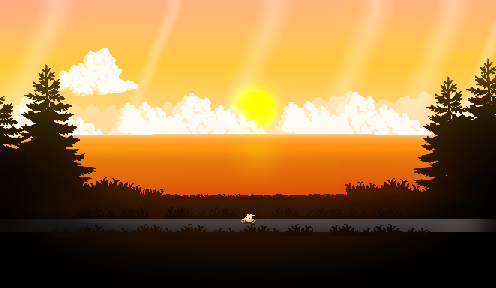

A 2D game scene composited from a Tiled map and its tileset images. What follows is a short description and the map's XML, with every tile layer's data as written:
An orthogonal 31x18 tile map with 16x16 px tiles, 3 tile layers (Back, Buildings, Front).

<map version="1.4" tiledversion="1.4.3" orientation="orthogonal" renderorder="right-down" width="31" height="18" tilewidth="16" tileheight="16" infinite="0" nextlayerid="7" nextobjectid="1">
 <tileset firstgid="1" name="z sunset reduced" tilewidth="16" tileheight="16" tilecount="612" columns="34">
  <image source="sunset reduced.png" width="550" height="288" />
  <tile id="67">
   <animation>
    <frame tileid="67" duration="200" />
    <frame tileid="101" duration="200" />
   </animation>
  </tile>
 </tileset>
 <layer id="1" name="Back" width="31" height="18">
  <data encoding="csv">
1,2,3,4,5,6,7,8,9,10,11,12,13,14,15,16,17,18,19,20,21,22,23,24,25,26,27,28,29,30,31,
35,36,37,38,39,40,41,42,43,44,45,46,47,48,49,50,51,52,53,54,55,56,57,58,59,60,61,62,63,64,65,
69,70,71,72,73,74,75,76,77,78,79,80,81,82,83,84,85,86,87,88,89,90,91,92,93,94,95,96,97,98,99,
103,104,105,106,107,108,109,110,111,112,113,114,115,116,117,118,119,120,121,122,123,124,125,126,127,128,129,130,131,132,133,
137,138,139,140,141,142,143,144,145,146,147,148,149,150,151,152,153,154,155,156,157,158,159,160,161,162,163,164,165,166,167,
171,172,173,174,175,176,177,178,179,180,181,182,183,184,185,186,187,188,189,190,191,192,193,194,195,196,197,198,199,200,201,
205,206,207,208,209,210,211,212,213,214,215,216,217,218,219,220,221,222,223,224,225,226,227,228,229,230,231,232,233,234,235,
239,240,241,242,243,244,245,246,247,248,249,250,251,252,253,254,255,256,257,258,259,260,261,262,263,264,265,266,267,268,269,
273,274,275,276,277,278,279,280,281,282,283,284,285,286,287,288,289,290,291,292,293,294,295,296,297,298,299,300,301,302,303,
307,308,309,310,311,312,313,314,315,316,317,318,319,320,321,322,323,324,325,326,327,328,329,330,331,332,333,334,335,336,337,
341,342,343,344,345,346,347,348,349,350,351,352,353,354,355,356,357,358,359,360,361,362,363,364,365,366,367,368,369,370,371,
375,376,377,378,379,380,381,382,383,384,385,386,387,388,389,390,391,392,393,394,395,396,397,398,399,400,401,402,403,404,405,
409,410,411,412,413,414,415,416,417,418,419,420,421,422,423,424,425,426,427,428,429,430,431,432,433,434,435,436,437,438,439,
443,444,445,446,447,448,449,450,451,452,453,454,455,456,457,458,459,460,461,462,463,464,465,466,467,468,469,470,471,472,473,
477,478,479,480,481,482,483,484,485,486,487,488,489,490,491,492,493,494,495,496,497,498,499,500,501,502,503,504,505,506,507,
511,512,513,514,515,516,517,518,519,520,521,522,523,524,525,526,527,528,529,530,531,532,533,534,535,536,537,538,539,540,541,
545,546,547,548,549,550,551,552,553,554,555,556,557,558,559,560,561,562,563,564,565,566,567,568,569,570,571,572,573,574,575,
579,580,581,582,583,584,585,586,587,588,589,590,591,592,593,594,595,596,597,598,599,600,601,602,603,604,605,606,607,608,609
</data>
 </layer>
 <layer id="2" name="Buildings" width="31" height="18">
  <data encoding="csv">
0,0,0,0,0,0,0,0,0,0,0,0,0,0,0,0,0,0,0,0,0,0,0,0,0,0,0,0,0,0,0,
0,0,0,0,0,0,0,0,0,0,0,0,0,0,0,0,0,0,0,0,0,0,0,0,0,0,0,0,0,0,0,
0,0,0,0,0,0,0,0,0,0,0,0,0,0,0,0,0,0,0,0,0,0,0,0,0,0,0,0,0,0,0,
0,0,0,0,0,0,0,0,0,0,0,0,0,0,0,0,0,0,0,0,0,0,0,0,0,0,0,0,0,0,0,
0,0,0,0,0,0,0,0,0,0,0,0,0,0,0,0,0,0,0,0,0,0,0,0,0,0,0,0,0,0,0,
0,0,0,0,0,0,0,0,0,0,0,0,0,0,0,0,0,0,0,0,0,0,0,0,0,0,0,0,0,0,0,
0,0,0,0,0,0,0,0,0,0,0,0,0,0,0,0,0,0,0,0,0,0,0,0,0,0,0,0,0,0,0,
0,0,0,0,0,0,0,0,0,0,0,0,0,0,0,0,0,0,0,0,0,0,0,0,0,0,0,0,0,0,0,
0,0,0,0,0,0,0,0,0,0,0,0,0,0,0,0,0,0,0,0,0,0,0,0,0,0,0,0,0,0,0,
0,0,0,0,0,0,0,0,0,0,0,0,0,0,0,0,0,0,0,0,0,0,0,0,0,0,0,0,0,0,0,
0,0,0,0,0,0,0,0,0,0,0,0,0,0,0,0,0,0,0,0,0,0,0,0,0,0,0,0,0,0,0,
0,0,0,0,0,0,0,0,0,0,0,0,0,0,0,0,0,0,0,0,0,0,0,0,0,0,0,0,0,0,0,
0,0,0,0,0,0,0,0,0,0,0,0,0,0,0,0,0,0,0,0,0,0,0,0,0,0,0,0,0,0,0,
0,0,0,0,0,0,0,0,0,0,0,0,0,0,0,68,0,0,0,0,0,0,0,0,0,0,0,0,0,0,0,
0,0,0,0,0,0,0,0,0,0,0,0,0,0,0,0,0,0,0,0,0,0,0,0,0,0,0,0,0,0,0,
0,0,0,0,0,0,0,0,0,0,0,0,0,0,0,0,0,0,0,0,0,0,0,0,0,0,0,0,0,0,0,
0,0,0,0,0,0,0,0,0,0,0,0,0,0,0,0,0,0,0,0,0,0,0,0,0,0,0,0,0,0,0,
0,0,0,0,0,0,0,0,0,0,0,0,0,0,0,0,0,0,0,0,0,0,0,0,0,0,0,0,0,0,0
</data>
 </layer>
 <layer id="3" name="Front" width="31" height="18">
  <data encoding="csv">
0,0,0,0,0,0,0,0,0,0,0,0,0,0,0,0,0,0,0,0,0,0,0,0,0,0,0,0,0,0,0,
0,0,0,0,0,0,0,0,0,0,0,0,0,0,0,0,0,0,0,0,0,0,0,0,0,0,0,0,0,0,0,
0,0,0,0,0,0,0,0,0,0,0,0,0,0,0,0,0,0,0,0,0,0,0,0,0,0,0,0,0,0,0,
0,0,0,0,0,0,0,0,0,0,0,0,0,0,0,0,0,0,0,0,0,0,0,0,0,0,0,0,0,0,0,
0,0,0,0,0,0,0,0,0,0,0,0,0,0,0,0,0,0,0,0,0,0,0,0,0,0,0,0,0,0,0,
0,0,0,0,0,0,0,0,0,0,0,0,0,0,0,0,0,0,0,0,0,0,0,0,0,0,0,0,0,0,0,
0,0,0,0,0,0,0,0,0,0,0,0,0,0,0,0,0,0,0,0,0,0,0,0,0,0,0,0,0,0,0,
0,0,0,0,0,0,0,0,0,0,0,0,0,0,0,0,0,0,0,0,0,0,0,0,0,0,0,0,0,0,0,
0,0,0,0,0,0,0,0,0,0,0,0,0,0,0,0,0,0,0,0,0,0,0,0,0,0,0,0,0,0,0,
0,0,0,0,0,0,0,0,0,0,0,0,0,0,0,0,0,0,0,0,0,0,0,0,0,0,0,0,0,0,0,
0,0,0,0,0,0,0,0,0,0,0,0,0,0,0,0,0,0,0,0,0,0,0,0,0,0,0,0,0,0,0,
0,0,0,0,0,0,0,0,0,0,0,0,0,0,0,0,0,0,0,0,0,0,0,0,0,0,0,0,0,0,0,
0,0,0,0,0,0,0,0,0,0,0,0,0,0,0,0,0,0,0,0,0,0,0,0,0,0,0,0,0,0,0,
0,0,0,0,0,0,0,0,0,0,0,0,0,0,0,0,0,0,0,0,0,0,0,0,0,0,0,0,0,0,0,
0,0,0,0,0,0,0,0,0,0,0,0,0,0,0,0,0,0,0,0,0,0,0,0,0,0,0,0,0,0,0,
0,0,0,0,0,0,0,0,0,0,0,0,0,0,0,0,0,0,0,0,0,0,0,0,0,0,0,0,0,0,0,
0,0,0,0,0,0,0,0,0,0,0,0,0,0,0,0,0,0,0,0,0,0,0,0,0,0,0,0,0,0,0,
0,0,0,0,0,0,0,0,0,0,0,0,0,0,0,0,0,0,0,0,0,0,0,0,0,0,0,0,0,0,0
</data>
 </layer>
 <objectgroup id="4" name="Back" />
 <objectgroup id="5" name="Buildings" />
 <objectgroup id="6" name="Front" />
</map>
